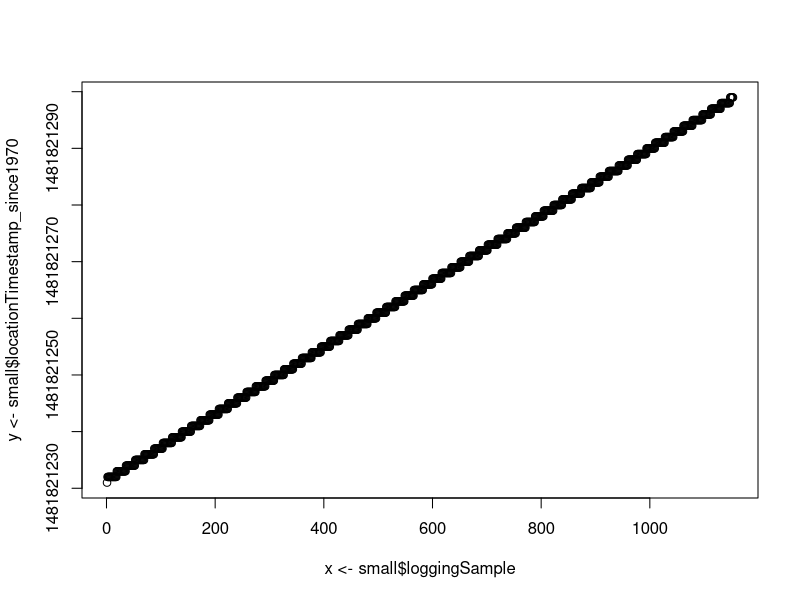
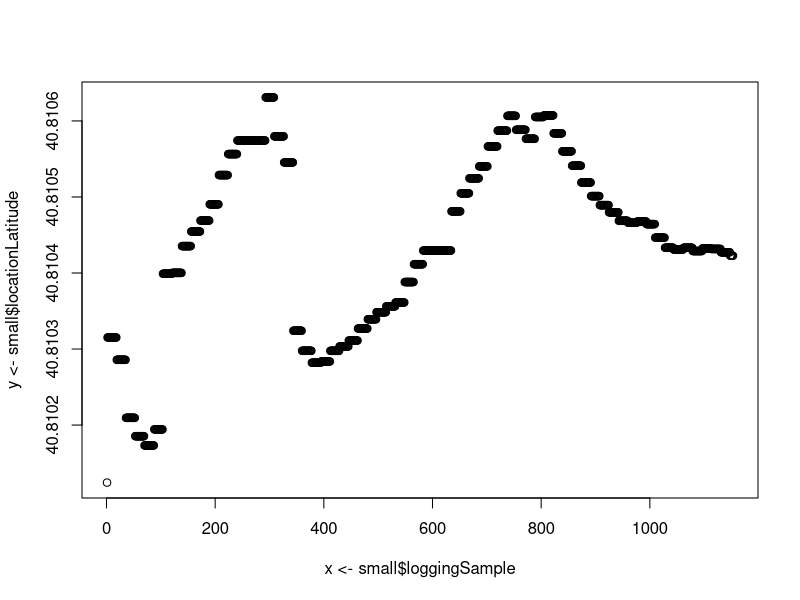

Write R code to recreate these figures, in order. (Note: this script raises an error after producing the figures.)
setwd("~/Nino Zhang/study at TC/fall 2016/EDM/final project")
small <- read.csv("2016-12-15_12-00-32.csv", header = TRUE, stringsAsFactors = FALSE)
small$ID <- "0"
class(small)
colnames(small)




# logging sample is a sequence, 1:n

plot(x <- small$loggingSample, y <- small$locationTimestamp_since1970)
# location time stamp is increasing linearly

plot(x <- small$loggingSample, y <- small$locationLatitude)
hist(small$loggingSample, small$locationLatitude)
# can't really see a pattern on location latitude, wut is dis? do we need dis?

plot(small$loggingSample, y <- small$locationLongitude)
# longitude increased very fast at first, dropped a bit, increased again, then dropped fast

IDnum <- small$loggingSample

plot(IDnum, small$locationAltitude)
# it decreased, kinda in a linear manner, gun try a reg on it
reg_altitude <- lm(small$locationAltitude~IDnum)
abline(reg_altitude, col = "red") 
summary(reg_altitude)
# R^2 is only 0.6, not so good, prolly its not linear

plot(IDnum, small$locationSpeed)
#a total mess, cant see any pattern, maybe we should pay more attention on this 

plot(IDnum, small$locationCourse)
# same as above, but what does location course even mean?

plot(IDnum, small$locationVerticalAccuracy)
#interesting discrete step funtion, why they are behaving like dis?

plot(IDnum, small$locationHorizontalAccuracy)
# something like the vertical accuracy, do we need these two in the analysis?




plot(IDnum, small$accelerometerTimestamp_sinceReboot)
#a straight line
plot(IDnum, small$motionUserAccelerationX)
# some pretty messed up distribution of seperate dots, prolly need to take a look on this !!!!!!!!!!!!!!!!
plot(IDnum, small$motionUserAccelerationY)
# same as above
plot(IDnum, small$motionUserAccelerationZ)
# the same



plot(IDnum, small$gyroTimestamp_sinceReboot)
# a straight line 
plot(IDnum, small$gyroRotationX)
plot(IDnum, small$gyroRotationY)
plot(IDnum, small$gyroRotationZ)
# basically the same as the acceleration data


plot(IDnum, small$motionTimestamp_sinceReboot)
# a line
plot(IDnum, small$motionYaw)
# a weird W shape distribution, what is this?????

plot(IDnum, small$motionRoll)
# looks like an M, dense on the top

plot(IDnum, small$motionPitch)
# like an upside down version of the previous one, dense on the bottom

plot(IDnum, small$motionRotationRateX)
plot(IDnum, small$motionRotationRateY)
plot(IDnum, small$motionRotationRateZ)
# dense around x = 0, the three look pretty similar

plot(IDnum, small$motionUserAccelerationX)
plot(IDnum, small$motionUserAccelerationY)
plot(IDnum, small$motionUserAccelerationZ)
# same behavior, like the rotation rates

class(small$motionAttitudeReferenceFrame)
length(unique(small$motionAttitudeReferenceFrame))
# the output is 1, so there is only one character in this column

plot(IDnum, small$motionQuaternionX)
plot(IDnum, small$motionQuaternionY)
plot(IDnum, small$motionQuaternionZ)
plot(IDnum, small$motionQuaternionW)
# the X one is all over the place, but bottom dense,
# increased very fast, but dropped very fast in the end
#a W shaped thing
# same as Z

plot(IDnum, small$motionGravityX)
plot(IDnum, small$motionGravityY)
plot(IDnum, small$motionGravityZ)
# X and Y behave alike, but Z has an increasing trend

plot(IDnum, small$motionMagneticFieldX)
plot(IDnum, small$motionMagneticFieldY)
plot(IDnum, small$motionMagneticFieldZ)
# didnt think info on magnet field has anything to do with the analysis, but plotted them out anyway
length(unique(small$motionMagneticFieldCalibrationAccuracy))
# = 1

plot(IDnum, small$activityTimestamp_sinceReboot)
# an increasing step function

length(unique(small$activityActivityConfidence))
# = 2
unique(small$activityActivityConfidence)
# = 2 and 1

summary(small$activityActivityStartDate)
unique(small$activityActivityStartDate)
# I dont know why there are 5 start dates in a single file??????? Shouldn't be only one tho?

# didn't do the pedometer data, since I don't think thats useful

plot(small$altimeterReset)
# all 0

plot(IDnum, small$altimeterRelativeAltitude)
# a N shape graph, looks familiar

plot(small$altimeterPressure)
# inverse of the previous one, weird

# IP addresses are ommitted 

unique(small$deviceOrientation)
# = 1

# the rest are ommited as well, since little useful info contained
